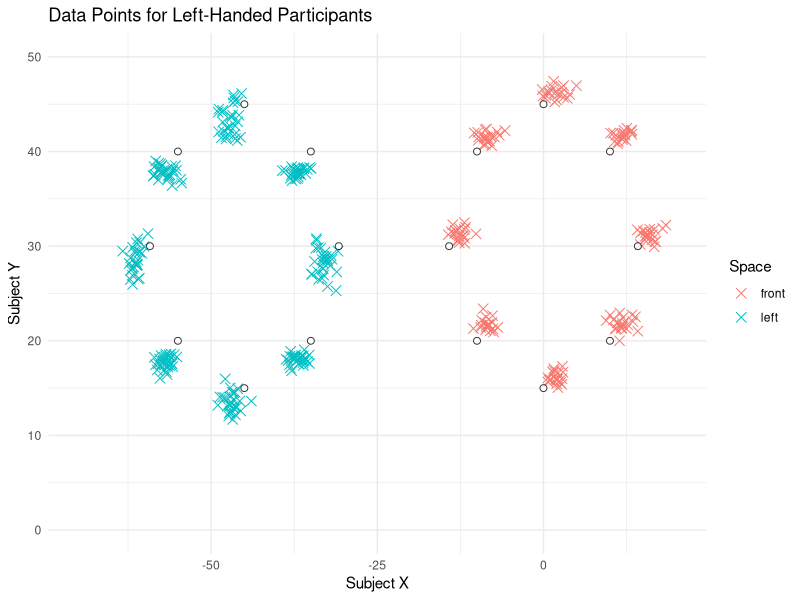
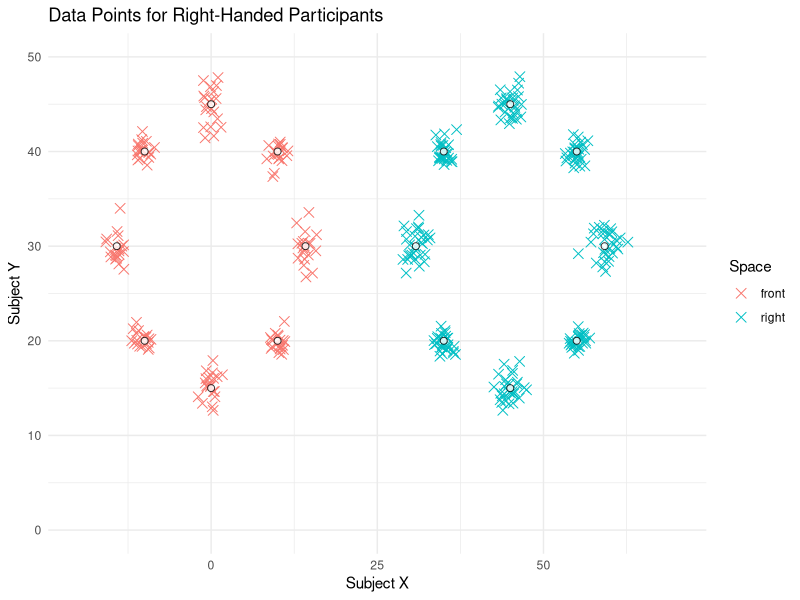

R code for these plots, in order:
  
  library(ggplot2)
  library(dplyr)
  set.seed( rnorm(n = 1, mean = 0, sd = 2000   ) )
  
  # Participant IDs and their handedness
  participantCount <- 1:20
  participant_tags <- data.frame(
    ID = participantCount,
    hand = rep(c("left-handed", "right-handed"), each = 10)  # Assuming 3 left-handed and 3 right-handed participants
  )
  
  # Define reference points for different spatial positions
  base_points <- data.frame(
    ref_x = c(0, 0, 14.2, -14.2, -10, 10, 10, -10),  # Base reference x-coordinates
    ref_y = c(15, 45,  30, 30, 20, 20, 40, 40)  # Base reference y-coordinates
    # ref_x and ref_y values represent different spatial positions:
    # (0, 15) - Front
    # (0, 45) - Front (further)
    # (14.2, 30) - Extreme right oblique
    # (-14.2, 30) - Extreme left oblique
    # (10, 20) - Oblique right close
    # (-10, 20) - Oblique left close
    # (10, 40) - Oblique right far
    # (-10, 40) - Oblique left far 
  )
  
  
  # Sample size
  N <- length(participantCount)
  fac <- 1
  bigFac <- 3
  
    
  
  right_handed_means <- list(
    front = data.frame(
      x = c( rep(0, 4), rep(0, 4)),
      y = c( rep(0, 4 ), rep(0, 4))
    ),
    right = data.frame(
      x = c(rep(0 , 4), rep(0 , 4)),
      y = c(rep(0 , 4), rep(0 , 4))
    )
  )
  # Calculating mean adjustments for right-handed participants
  # right_handed_means <- list(
  #   front = data.frame(
  #     x = c( rep(1.29, 4), rep(1.36, 4)),
  #     y = c( rep(1.57, 4 ), rep(1.43, 4))
  #   ),
  #   right = data.frame(
  #     x = c(rep(1.92 , 4), rep(2.04 , 4)),
  #     y = c(rep(1.91 , 4), rep(1.94 , 4))
  #   )
  # )
  # right_handed_means$front generated
  
  right_handed_sds <- list(
    front = data.frame(
      x = c(rep(0.19 * sqrt(N)   , 4), rep(0.18* sqrt(N) , 4)),
      y = c(rep(0.3* sqrt(N)   ,  4), rep(0.19* sqrt(N) , 4))
    ),
    right = data.frame(
      x = c(rep(0.27* sqrt(N) , 4), rep(0.18* sqrt(N) , 4)),
      y = c(rep(0.28* sqrt(N) , 4), rep(0.19* sqrt(N) , 4))
    )
  )
  
  # right_handed_sds <- list(
  #   front = data.frame(
  #     x = c(rep(0.19* sqrt(N)   , 4), rep(0.18* sqrt(N) , 4)),
  #     y = c(rep(0.3* sqrt(N)   ,  4), rep(0.14* sqrt(N) , 4))
  #   ),
  #   right = data.frame(
  #     x = c(rep(0.27* sqrt(N) , 4), rep(0.18* sqrt(N) , 4)),
  #     y = c(rep(0.28* sqrt(N) , 4), rep(0.19* sqrt(N) , 4))
  #   )
  # )
  # 
  
  
  
  # Mean and SE adjustments for left-handed participants
  # Calculating mean adjustments for left-handed participants
  left_handed_means <- list(
    front = data.frame(
      x = c(rep(1.82, 4), rep(1.59, 4)),
      y = c(rep(1.34, 4), rep(1.67, 4))
    ),
    left = data.frame(
      x = c(rep(2.14 , 4), rep(1.82 , 4)),
      y = c(rep(1.64 , 4), rep(2.1 , 4))
    )
  )
  
  left_handed_sds <- list(
    front = data.frame(
      x = c(rep(0.24* sqrt(N)   , 4), rep(0.24* sqrt(N) , 4)),
      y = c(rep(0.14* sqrt(N)   ,  4), rep(0.13* sqrt(N) , 4))
    ),
    left = data.frame(
      x = c(rep(0.21* sqrt(N) , 4), rep(0.24* sqrt(N) , 4)),
      y = c(rep(0.31* sqrt(N) , 4), rep(0.13* sqrt(N) , 4))
    )
  )
  
  
  
  
  
  
  
  
  
  
  
  
  
  
  # Initialize an empty data frame to accumulate rows
  my_data <- data.frame(
    ID = integer(),
    subjectX = numeric(),
    subjectY = numeric(),
    ref_x = numeric(),
    ref_y = numeric(),
    hand = character(),
    space = character()
  )
  
  # Set number of repetitions for each spatial position
  reps_front <- 2  # Number of repetitions for front space
  reps_side <- 3   # Number of repetitions for side spaces
  numOfPoints <- nrow(base_points)
  
  # Loop over participants
  for (i in participantCount) {
    current_hand <- participant_tags$hand[i]
    # cat("Processing participant ID:", i, "Handedness:", current_hand, "\n")
    
    # Select the appropriate mean and sd adjustments based on handedness
    if (current_hand == "right-handed") {
      means <- right_handed_means
      sds <- right_handed_sds
      side_space <- "right"
      side_offset <- 45  # Offset for right space
    } else {
      means <- left_handed_means
      sds <- left_handed_sds
      side_space <- "left"
      side_offset <- -45  # Offset for left space
    }
    
    # Loop over reference points
    for (j in 1:numOfPoints) {
      # cat("  Processing reference point index:", j, "\n")
      
      # Front space repetitions
      for (k in 1:reps_front) {
        # cat("    Adding front space repetition:", k, "\n")
        # Generate random adjustments
        deltaX <- means$front$x[j] + rnorm(1, 0 , sd = sds$front$x[j])
        deltaY <- means$front$y[j] + rnorm(1, 0 , sd = sds$front$y[j])
        # deltaX <- rnorm(1, mean = means$front$x[j], sd = sds$front$x[j])
        # deltaY <- rnorm(1, mean = means$front$y[j], sd = sds$front$y[j])
        # Add base reference points
        subjectX <- base_points$ref_x[j] + deltaX
        subjectY <- base_points$ref_y[j] + deltaY
        
        rowToAdd <- data.frame(
          ID = i,
          subjectX = subjectX,
          subjectY = subjectY,
          ref_x = base_points$ref_x[j],
          ref_y = base_points$ref_y[j],
          hand = current_hand,
          space = "front"
        )
        my_data <- rbind(my_data, rowToAdd)
      }
      
      # Side space repetitions
      for (k in 1:reps_side) {
        # cat("    Adding", side_space, "space repetition:", k, "\n")
        # Generate random adjustments
        deltaX <- rnorm(1, mean = means[[side_space]]$x[j], sd = sds[[side_space]]$x[j])
        deltaY <- rnorm(1, mean = means[[side_space]]$y[j], sd = sds[[side_space]]$y[j])
        # Add base reference points and side offset
        subjectX <- base_points$ref_x[j] + side_offset - deltaX
        subjectY <- base_points$ref_y[j] - deltaY
        
        rowToAdd <- data.frame(
          ID = i,
          subjectX = subjectX,
          subjectY = subjectY,
          ref_x = base_points$ref_x[j] + side_offset,
          ref_y = base_points$ref_y[j],
          hand = current_hand,
          space = side_space
        )
        my_data <- rbind(my_data, rowToAdd)
      }
    }
  }
  
  
  # Display the final data frame
  # print("Final data frame:")
  # print(head(my_data))
  
  # Write the final data frame to a CSV file
  # write.csv(my_data, file = "my_data.csv", row.names = FALSE)
  
  my_data_left <- my_data %>% filter(hand == "left-handed")
  my_data_right <- my_data %>% filter(hand == "right-handed")
  # Plot for left-handed participants
  print("Creating plot for left-handed participants")
  ggplot(my_data_left, aes(x = subjectX, y = subjectY)) +
    geom_point(aes(color = space), size = 3, shape = 4) +
    # Plot base reference points
    geom_point(
      data = base_points,
      aes(x = ref_x, y = ref_y),
      color = "black",
      size = 2,
      shape = 21,
      fill = "white",
      alpha = 0.8
    ) +
    # Plot side space reference points (adjusted for side_offset)
    geom_point(
      data = transform(base_points, ref_x = ref_x + (-45)),
      aes(x = ref_x, y = ref_y),
      color = "black",
      size = 2,
      shape = 21,
      fill = "white",
      alpha = 0.8
    ) +
    labs(
      x = "Subject X",
      y = "Subject Y",
      title = "Data Points for Left-Handed Participants",
      color = "Space"
    ) +
    theme_minimal() +
    xlim(-70, 20) +
    ylim(0, 50)
  
    # Plot for right-handed participants
  print("Creating plot for right-handed participants")
  ggplot(my_data_right, aes(x = subjectX, y = subjectY)) +
    geom_point(aes(color = space), size = 3, shape = 4) +
    # Plot base reference points
    geom_point(
      data = base_points,
      aes(x = ref_x, y = ref_y),
      color = "black",
      size = 2,
      shape = 21,
      fill = "white",
      alpha = 0.8
    ) +
    # Plot side space reference points (adjusted for side_offset)
    geom_point(
      data = transform(base_points, ref_x = ref_x + 45),
      aes(x = ref_x, y = ref_y),
      color = "black",
      size = 2,
      shape = 21,
      fill = "white",
      alpha = 0.8
    ) +
    labs(
      x = "Subject X",
      y = "Subject Y",
      title = "Data Points for Right-Handed Participants",
      color = "Space"
    ) +
    theme_minimal() +
    xlim(-20, 70) +
    ylim(0, 50)
  
  
  
  # Load necessary libraries
  # Calculate deviation from the reference point for each data point
  my_data <- my_data %>%
    mutate(
      deviationX = abs(subjectX - ref_x),
      deviationY = abs(subjectY - ref_y)
    )
  
  # Calculate the mean deviation for each group (hand, space) for both X and Y axes
  summary_deviation <- my_data %>%
    group_by(hand, space) %>%
    summarize(
      mean_deviationX = mean(deviationX, na.rm = TRUE),
      mean_deviationY = mean(deviationY, na.rm = TRUE),
      sd_deviationX = sd(deviationX, na.rm = TRUE),
      sd_deviationY = sd(deviationY, na.rm = TRUE)
    )
  
  # Display the summary data
  print(summary_deviation)
  # 
  # 
  # # Create a bar plot with error bars for mean deviations
  # ggplot(summary_deviation, aes(x = interaction(hand, space), y = mean_deviationX, fill = hand)) +
  #   geom_bar(stat = "identity", position = "dodge", width = 0.6) +
  #   geom_errorbar(aes(ymin = mean_deviationX - sd_deviationX, ymax = mean_deviationX + sd_deviationX),
  #                 width = 0.2, position = position_dodge(0.6)) +
  #   labs(
  #     x = "Handedness and Space",
  #     y = "Mean Deviati on (X Axis)",
  #     title = "Mean Deviation from Reference Point for X Axis",
  #     fill = "Handedness"
  #   ) +
  #   theme_minimal()
  # 
  # # If you also want to plot for the Y axis deviations
  # ggplot(summary_deviation, aes(x = interaction(hand, space), y = mean_deviationY, fill = hand)) +
  #   geom_bar(stat = "identity", position = "dodge", width = 0.6) +
  #   geom_errorbar(aes(ymin = mean_deviationY - sd_deviationY, ymax = mean_deviationY + sd_deviationY),
  #                 width = 0.2, position = position_dodge(0.6)) +
  #   labs(
  #     x = "Handedness and Space",
  #     y = "Mean Deviation (Y Axis)",
  #     title = "Mean Deviation from Reference Point for Y Axis",
  #     fill = "Handedness"
  #   ) +
  #   theme_minimal()
  # 
